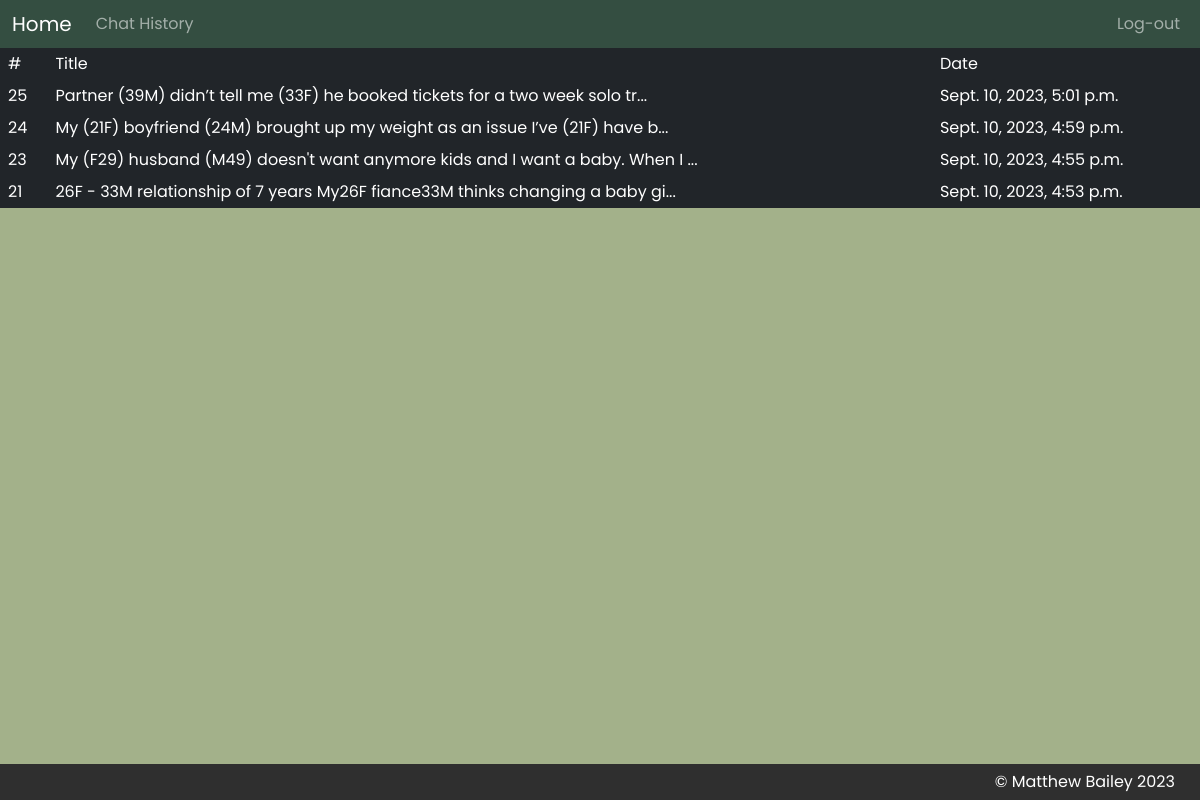
The app's page /aginy/history/ (signed in), older data.
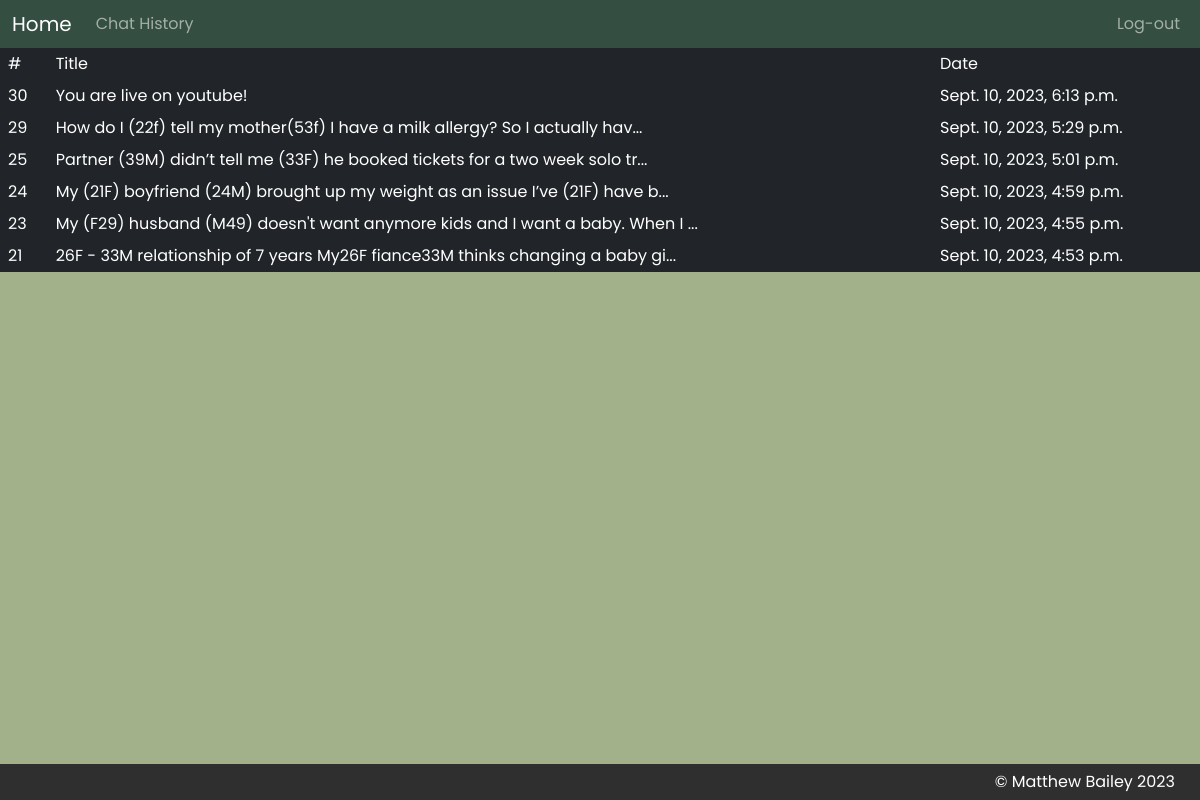
The same page, newer data.
### aginy/models.py (models this page shows)
class ChatHistory(models.Model):
    user = models.ForeignKey(settings.AUTH_USER_MODEL,on_delete=models.CASCADE)
    datetime = models.DateTimeField("Date and time of chat")
    title = models.CharField("Chat title", max_length=50)
    content = models.TextField("Message history")

### aginy/views.py (the view)
# urls.py: path("history/", views.history, name="history")
def history(request):
    chat_history = get_all_chats(request)
    return render(request, "aginy/history.html", {'chat_history': chat_history})

### aginy/dbmanager.py (called while the page is built)
def get_all_chats(request):
    return ChatHistory.objects.filter(user = request.user).order_by('-datetime').values()

### aginy/templates/aginy/history.html (shortened to what this page needs)
{% extends "aginy/layout.html" %}
{% block scripts %}
{% load static %}
{% endblock %}
{% block body %}
<div id="message-area">
    <table id="history-table" class="table table-dark">
        <thead>
          <tr>
            <th scope="col">#</th>
            <th scope="col">Title</th>
            <th scope="col">Date</th>
          </tr>
        </thead>
        <tbody>
            {% for chat in chat_history %}
            <tr class="chat-history">
                <th>{{ chat.id }}</td>
                <td>{{ chat.title }}</td>
                <td>{{ chat.datetime }} </td>
            </tr>
            {% endfor %}
        </tbody>
      </table>
</div>
{% endblock %}

### aginy/templates/aginy/layout.html (shortened to what this page needs)
<!DOCTYPE html>
<html lang = "en">
    <head>
        <link href="https://cdn.jsdelivr.net/npm/bootstrap@5.2.3/dist/css/bootstrap.min.css" rel="stylesheet">
        {% load static %}
        <link rel="stylesheet" href="{% static 'aginy/styles.css' %}">
    </head>
    <body>
        <div class = "container-fluid px-0">
            <nav class="navbar navbar-expand-md navbar-dark" style="background-color: #344e41">
                <div class="container-fluid">
                    <a class="navbar-brand" href="{% url 'index' %}">Home</a>
                    <div class="collapse navbar-collapse justify-content-between" id="navbarNavAltMarkup">
                        <ul class="navbar-nav mr-auto mt-2 mt-lg-0">
                            {% if user.is_authenticated %}
                            <li>
                                <a class="nav-link" href="{% url 'history' %}">Chat History</a>
                            </li>
                            {% endif %}
                        </ul>
                        {% if not user.is_authenticated %}
                        <ul class="navbar-nav mr-auto mt-2 mt-lg-0">
                            <li>
                               <a class="nav-link" href="{% url 'login' %}">Log-in</a>
                            </li>
                            <li>
                                <a class="nav-link" href="{% url 'register' %}">Register</a>
                            </li>
                        </ul>
                        {% else %}
                        <ul class="navbar-nav mr-auto mt-2 mt-lg-0">
                            <li>
                               <a class="nav-link" href="{% url 'logout' %}">Log-out</a>
                            </li>
                        </ul>
                        {% endif %}
                    </div>
                </div>
            </nav>
        </div>
        {% block body %}
        {% endblock %}
    </body>
    <footer class = "footer">
        <span class = "copywright">&#169 Matthew Bailey 2023</span>
    </footer>
</html>

### aginy/static/aginy/styles.css (style rules this page uses)
html, body, div, span, applet, object, iframe, h1, h2, h3, h4, h5, h6, p, blockquote, pre, a, abbr, acronym, address, big, cite, code, del, dfn, em, img, ins, kbd, q, s, samp, small, strike, strong, sub, sup, tt, var, b, u, i, center, dl, dt, dd, ol, ul, li, fieldset, form, label, legend, table, caption, tbody, tfoot, thead, tr, th, td, article, aside, canvas, details, embed, figure, figcaption, footer, header, hgroup, menu, nav, output, ruby, section, summary, time, mark, audio, video { margin: 0; padding: 0; border: 0; font-size: 100%; font: inherit; vertical-align: baseline; }
article, aside, details, figcaption, figure, footer, header, hgroup, menu, nav, section { display: block; }
body { line-height: 1; }
ol, ul { list-style: none; }
table { border-collapse: collapse; border-spacing: 0; }
body { background-color: #a3b18a; display: flex; flex-direction: column; justify-content: space-between; align-items: center; min-height: 100vh; max-width: 100vw; font-family: "Poppins", sans-serif; position: relative; }
footer { padding: 10px 25px; min-width: 100vw; display: flex; flex-direction: row; justify-content: flex-end; color: white; background-color: #2F2F2F; }
#message-area { flex-grow: 1; width: 100%; }

Row changes from the older to the newer data that the page shows:
added ChatHistory: id "30", title "You are live on youtube!", datetime "Sept. 10, 2023, 6:13 p.m."
added ChatHistory: id "29", title "How do I (22f) tell my mother(53f) I have a milk allergy? So I actually hav...", datetime "Sept. 10, 2023, 5:29 p.m."
